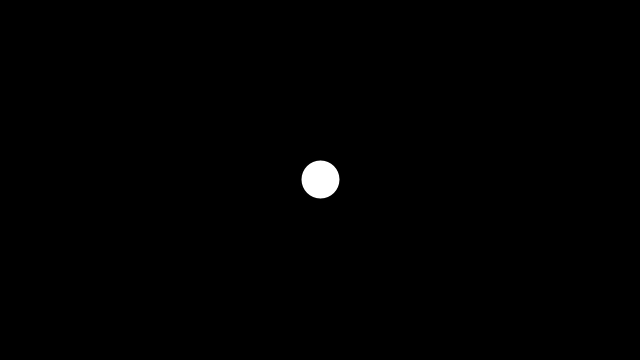
Frame 1 (no input)
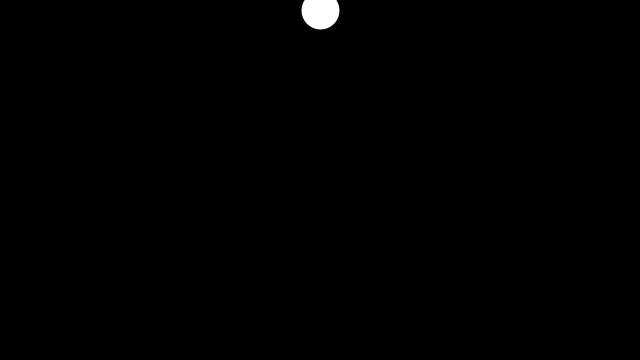
Frame 60 (the mouse pressed at the canvas centre just before this capture)
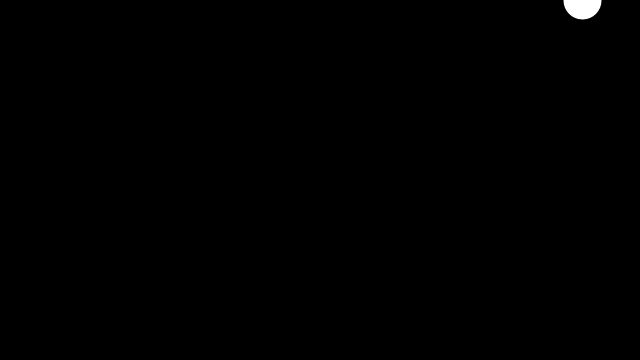
Frame 120 (the mouse held since frame 60 and released just before this capture)

The Processing sketch that drew these frames (run headless with seeded random() and noise(); from frame 60 on, the mouse is pressed at the canvas centre):

// Processing sketch: NOC_helium_balloon
// ── NOC_helium_balloon.pde
Balloon b;

void setup() {
  size(640,360);
  b = new Balloon();
}

void draw() {
  background(0);
  
  PVector helium = new PVector(0, -.5);
  b.applyForce(helium);
  
  PVector wind = new PVector(.5, 0);
  if(mousePressed) {
    b.applyForce(wind);
  }
  
  b.move();
  b.bounce();
  b.display();
}

// ── Balloon.pde
class Balloon {
  PVector pos;
  PVector vel;
  PVector acc;
  
  Balloon() {
    pos = new PVector(width/2, height/2);
    vel = new PVector(0, 0);
    acc = new PVector(0, 0);
  }
  
  void applyForce(PVector force) {
    acc.add(force);
  }
  
  void move() {
    vel.add(acc);
    pos.add(vel);
    vel.limit(8);
    
    acc.mult(0);
  }
  
  void bounce() {
   if (pos.x > width) {
     pos.x = width;
     vel.x = vel.x * -1;
   }
   if (pos.x < 0) {
     pos.x = 0;
     vel.x = vel.x * -1;
   }
   if(pos.y > height) {
     pos.y = height;
     vel.y = vel.y * -.9; 
   }
   
   if(pos.y < 0) {
     pos.y = 0;
     vel.y = vel.y * -.9;
   }
  }
  
  void display() {
    stroke(0);
    strokeWeight(2);
    fill(255);
    ellipse(pos.x, pos.y, 40, 40);
  }
}
